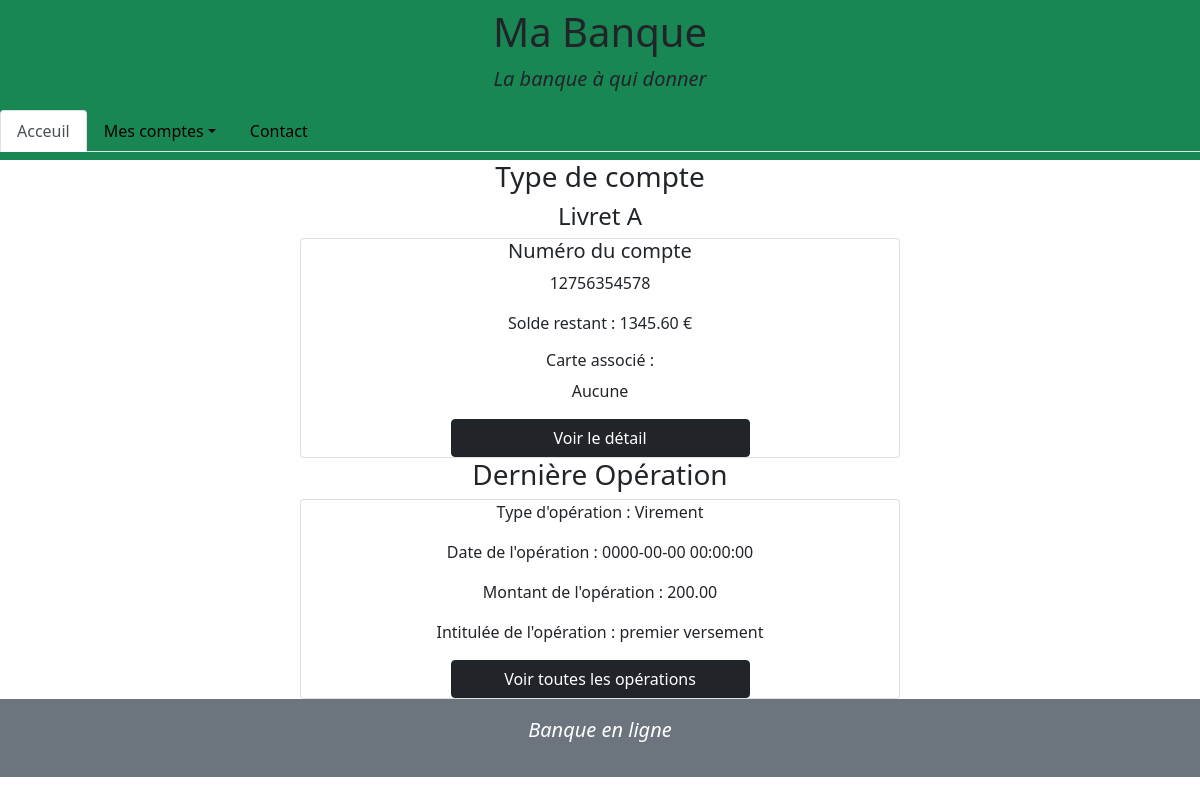
The app's page /singleAccount.php?id=3 (signed in) with its own data.
### tables this page shows
CREATE TABLE account (
    id INT UNSIGNED NOT NULL AUTO_INCREMENT,
    account_type VARCHAR(50) NOT NULL,
    create_date TIMESTAMP NOT NULL,
    account_number VARCHAR(11) NOT NULL,
    amount DECIMAL(10,2) NOT NULL,
    uncover_permission INT(20),
    customer_id INT UNSIGNED NOT NULL,
    PRIMARY KEY (id),
    FOREIGN KEY (customer_id) REFERENCES customer(id)
);

CREATE TABLE operation (
    id INT UNSIGNED NOT NULL AUTO_INCREMENT,
    operation_date TIMESTAMP NOT NULL,
    operation_type VARCHAR(15) NOT NULL,
    operation_amount DECIMAL(10,2) NOT NULL,
    label VARCHAR(50) NOT NULL,
    account_id INT UNSIGNED NOT NULL,
    PRIMARY KEY (id),
    FOREIGN KEY (account_id) REFERENCES account(id)    
);

### singleAccount.php (called while the page is built, shortened)
<?php
require "model/connexion.php";
require "model/accounts.php";
require "model/operations.php";
if(isset($_GET["id"]) && !empty($_GET["id"])) {
    $account = getAccount($db, $_GET["id"]);
    $lastOperation = lastOperation($db, $_GET["id"]);
}
else {
    header("Location:index.php");
}
if(($account[0]["card_type"])==NULL){
    $account[0]["card_type"]= "Aucune";
}
include "view/singleAccountView.php"
?>

### model/accounts.php (called while the page is built, shortened)
<?php
function getAccount(PDO $db, int $id) {
    $query = $db->prepare(
        "SELECT * FROM account AS a
        LEFT JOIN credit_card AS c
        ON  c.account_id = a.id
        WHERE a.id=:id"
    );
    $query->execute([
        "id" => $id
    ]);
    $result = $query->fetchAll(PDO::FETCH_ASSOC);
    return $result;
}
?>

### model/operations.php (called while the page is built, shortened)
<?php
function lastOperation(PDO $db, $id) {
    $query = $db->prepare("SELECT * FROM operation WHERE account_id=:id ORDER BY id DESC LIMIT 1"
    );
    $query->execute([
        "id" => $id
    ]);
    $result = $query->fetchAll(PDO::FETCH_ASSOC);
    return $result;
}
?>

### view/singleAccountView.php (the view)
<?php
    include "view/layout/header.php"
?>
<div class="text-center">
<h3>Type de compte</h3>
<h4><?php echo $account[0]["account_type"];?></h4>
<div class="card w-50 text-center mx-auto">
    <h5>Numéro du compte</h5>
    <p><?php echo $account[0]["account_number"];?></p>
    <p>Solde restant : <?php echo $account[0]["amount"];?> €</p>
    <h6>Carte associé :</h6>
    <p><?php echo $account[0]["card_type"];?></p>
<a class="btn btn-dark w-50 mx-auto" href="singleCard.php?id=<?php echo $account[0]["id"]?>">Voir le détail</a>
</div>
<h3>Dernière Opération</h3>
    <div class= "card w-50 text-center mx-auto">
        <p>Type d'opération : <?php echo $lastOperation[0]["operation_type"];?> </p>
        <p>Date de l'opération : <?php echo $lastOperation[0]["operation_date"];?> </p>
        <p>Montant de l'opération : <?php echo $lastOperation[0]["operation_amount"];?> </p>
        <p>Intitulée de l'opération : <?php echo $lastOperation[0]["label"];?> </p>
        <a class="btn btn-dark w-50 mx-auto" href="allOperations.php?id=<?php echo $_GET["id"]?>">Voir toutes les opérations</a>
    </div>
    </div>
<?php
    include "view/layout/footer.php";
?>

### records on screen
account: account_type "Livret A", account_number "12756354578", amount "1345.60"
operation: operation_type "Virement", operation_date "0000-00-00 00:00:00", operation_amount "200.00", label "premier versement"

### other values on screen
$account[0]["card_type"] "Aucune"
